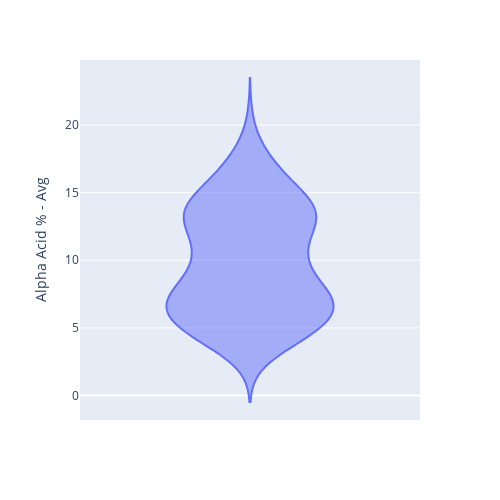
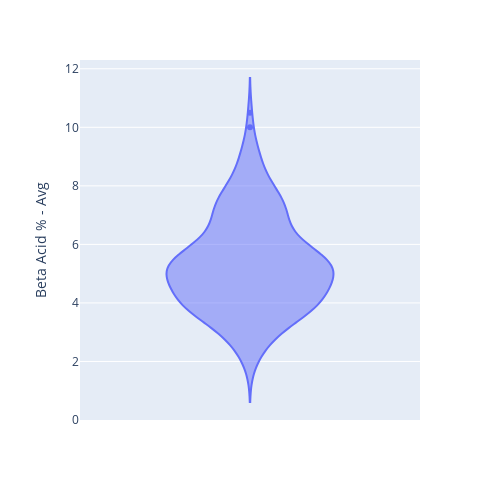
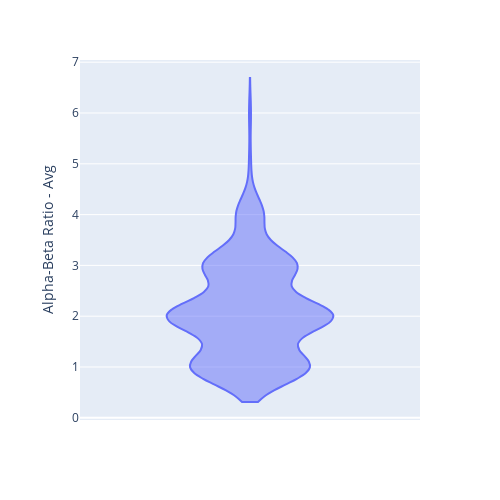
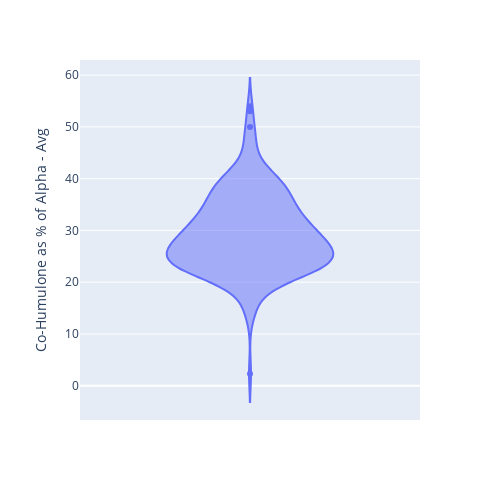

These figures' notebook cell, in order:
### Markdown cell above
Violin Plots

### Code cell
for i in hops_bv.columns[:9]:
    fig = px.violin(hops_bv, y=i, height=500, width=500)
    fig.show()
    if i.startswith("Total"):
        fig.write_image("images/Violin_TotalOil.png")
    else:
        fig.write_image(f"images/Violin_{i}.png")

### Figure 1 — Plotly figure (JSON) as saved in the notebook; plotly's stock layout.template omitted (floating-point values rounded to 4 significant figures; data arrays with more than 128 entries replaced by an {"elided": "..."} marker saying what was removed)
{"data": [{"alignmentgroup": "True", "box": {"visible": false}, "hovertemplate": "Alpha Acid % - Avg=%{y}<extra></extra>", "legendgroup": "", "marker": {"color": "#636efa"}, "name": "", "offsetgroup": "", "orientation": "v", "scalegroup": "True", "showlegend": false, "type": "violin", "x0": " ", "xaxis": "x", "y": {"elided": "213 float values"}, "y0": " ", "yaxis": "y"}], "layout": {"height": 500, "legend": {"tracegroupgap": 0}, "margin": {"t": 60}, "violinmode": "group", "width": 500, "xaxis": {"anchor": "y", "domain": [0, 1]}, "yaxis": {"anchor": "x", "domain": [0, 1], "title": {"text": "Alpha Acid % - Avg"}}}}

### Figure 2 — Plotly figure (JSON) as saved in the notebook; plotly's stock layout.template omitted (floating-point values rounded to 4 significant figures; data arrays with more than 128 entries replaced by an {"elided": "..."} marker saying what was removed)
{"data": [{"alignmentgroup": "True", "box": {"visible": false}, "hovertemplate": "Beta Acid % - Avg=%{y}<extra></extra>", "legendgroup": "", "marker": {"color": "#636efa"}, "name": "", "offsetgroup": "", "orientation": "v", "scalegroup": "True", "showlegend": false, "type": "violin", "x0": " ", "xaxis": "x", "y": {"elided": "213 float values"}, "y0": " ", "yaxis": "y"}], "layout": {"height": 500, "legend": {"tracegroupgap": 0}, "margin": {"t": 60}, "violinmode": "group", "width": 500, "xaxis": {"anchor": "y", "domain": [0, 1]}, "yaxis": {"anchor": "x", "domain": [0, 1], "title": {"text": "Beta Acid % - Avg"}}}}

### Figure 3 — Plotly figure (JSON) as saved in the notebook; plotly's stock layout.template omitted (floating-point values rounded to 4 significant figures; data arrays with more than 128 entries replaced by an {"elided": "..."} marker saying what was removed)
{"data": [{"alignmentgroup": "True", "box": {"visible": false}, "hovertemplate": "Alpha-Beta Ratio - Avg=%{y}<extra></extra>", "legendgroup": "", "marker": {"color": "#636efa"}, "name": "", "offsetgroup": "", "orientation": "v", "scalegroup": "True", "showlegend": false, "type": "violin", "x0": " ", "xaxis": "x", "y": {"elided": "213 int values"}, "y0": " ", "yaxis": "y"}], "layout": {"height": 500, "legend": {"tracegroupgap": 0}, "margin": {"t": 60}, "violinmode": "group", "width": 500, "xaxis": {"anchor": "y", "domain": [0, 1]}, "yaxis": {"anchor": "x", "domain": [0, 1], "title": {"text": "Alpha-Beta Ratio - Avg"}}}}

### Figure 4 — Plotly figure (JSON) as saved in the notebook; plotly's stock layout.template omitted (floating-point values rounded to 4 significant figures; data arrays with more than 128 entries replaced by an {"elided": "..."} marker saying what was removed)
{"data": [{"alignmentgroup": "True", "box": {"visible": false}, "hovertemplate": "Co-Humulone as % of Alpha - Avg=%{y}<extra></extra>", "legendgroup": "", "marker": {"color": "#636efa"}, "name": "", "offsetgroup": "", "orientation": "v", "scalegroup": "True", "showlegend": false, "type": "violin", "x0": " ", "xaxis": "x", "y": {"elided": "213 float values"}, "y0": " ", "yaxis": "y"}], "layout": {"height": 500, "legend": {"tracegroupgap": 0}, "margin": {"t": 60}, "violinmode": "group", "width": 500, "xaxis": {"anchor": "y", "domain": [0, 1]}, "yaxis": {"anchor": "x", "domain": [0, 1], "title": {"text": "Co-Humulone as % of Alpha - Avg"}}}}
